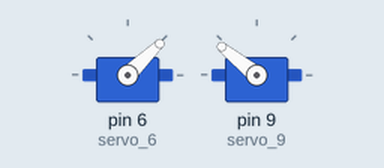
Recording of a sketch running on a simulated Arduino Uno, built with avr-gcc and run on an emulated ATmega328P. On the bench: 2 × servo.

Above: at 0.05 s.
At 1.5 s:
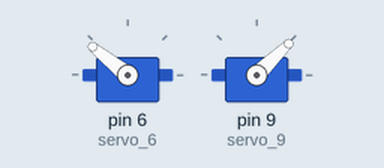
At 3.0 s:
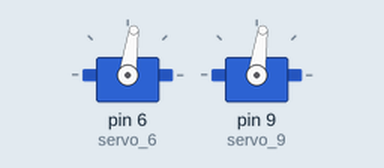
Timing chart, 0 to 6.9 s (numbered marks = the images above):
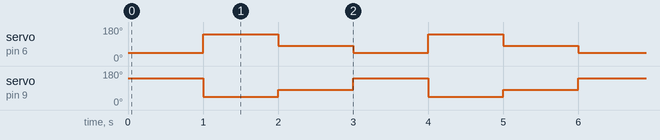

Measured:
- by itself, servo on pin 6 (servo_6): repeats every 3.0 s: 82° 1.0 s, 44° 1.0 s, 141° 1.0 s
- by itself, servo on pin 9 (servo_9): repeats every 3.0 s: 82° 1.0 s, 141° 1.0 s, 44° 1.0 s

The sketch:

Test_servo_Futaba.ino
```cpp
/* PROBANDO LOS SERVOMOTORES FUTABA S3003 */
/* -------------------------------------- */
/* Vamos a escribir un pequeño programa para comprobar
que los servomotores Futaba S3003 funcionan correctametne*/

// Incluimos las librerias de Arduino
#include <Servo.h>

// Constantes
//-------------
/* Cuando hablamos de izquierdo o derecho nos referimos a la
posicion del servmotor */
// Definimos los valores en microsegundos para los servos
#define derechoParada 1390 //El servo se para, equivale a 90º
#define izquierdoParada 1390
#define derechoAdelante 2000 //El servo gira totalmente a la derecha, equvale a 180º
#define izquierdoAdelante 1000 //El servo gira totalmente a la izquierda, equivale a 0º
#define derechoAtras 1000 //Los servos estan conectados de forma opuesta. Hay que tenerlo en cuenta.
#define izquierdoAtras 2000
/* Para el control de los servomotres Futaba S3003, al haber sido
modificados, utilizamos la función writeMicroseconds() de la
librería de Servo de Arduino, de ahí las constantes con esos valores
que hemos definido */

// Declaracion Variables
//-----------------------
Servo servo_6; //Servo izquierdo
Servo servo_9; //Servo derecho

void setup() {
  // put your setup code here, to run once:
  servo_6.attach(6); //Conexión del servo izquierdo al Pin 6
  servo_9.attach(9); //Conexión del servo derecho al Pin 9
}

void loop() {
  // put your main code here, to run repeatedly:
  //Ir hacia adelante
  servo_6.writeMicroseconds(izquierdoAdelante);
  servo_9.writeMicroseconds(derechoAdelante);
  delay(1000); //Esperar 1 segundo
  //Ir hacia atras
  servo_6.writeMicroseconds(izquierdoAtras);
  servo_9.writeMicroseconds(derechoAtras);
  delay(1000);//Esperar 1 segundo
  //Parar
  servo_6.writeMicroseconds(izquierdoParada);
  servo_9.writeMicroseconds(derechoParada);
  delay(1000);//Esperar 1 segundo
}
/* Los valores no tienen porque se ser exactamente estos para todos
los servomotores modificados, hay que ir probando. El rango de
valores es entre 733 a 2300 */
```
